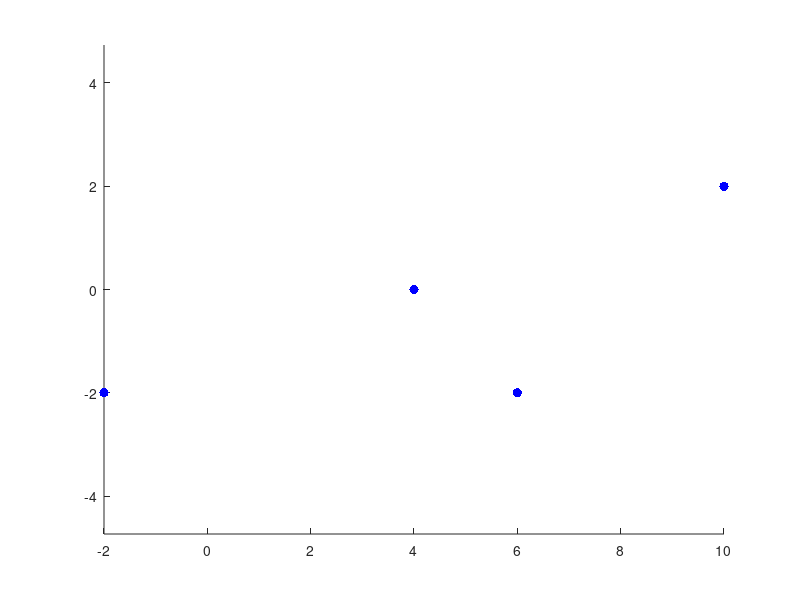

Reproduce this figure in MATLAB. (Note: this script raises an error after producing the figure.)
clear;
hold on; axis equal;
Px=[-2 4 6 10]; Py=[ -2 0 -2 2];
t0=-1; t1=0; t2=2; t3=3;
plot(Px,Py,'b.','MarkerSize',20);

syms a0 a1 a2 a3 t;
syms b0 b1 b2 b3;

ex(t)=a3*t^3+a2*t^2+a1*t+a0;
ey(t)=b3*t^3+b2*t^2+b1*t+b0;

e1=[ex(t0)==Px(1)...
    ex(t1)==Px(2)...
    ex(t2)==Px(3)...
    ex(t3)==Px(4)];

e2=[ey(t0)==Py(1)...
    ey(t1)==Py(2)...
    ey(t2)==Py(3)...
    ey(t3)==Py(4)];

mx=solve(e1,[a0 a1 a2 a3]);
my=solve(e2,[b0 b1 b2 b3]);

x(t)=mx.a3*t^3+mx.a2*t^2+mx.a1*t+mx.a0;
y(t)=my.b3*t^3+my.b2*t^2+my.b1*t+my.b0;

fplot(x,y,[t0 t3],'r','LineWidth',3);

dx(t)=diff(x,t);
dy(t)=diff(y,t);
quiver(x(2),y(2),dx(2),dy(2),'g','LineWidth',3);